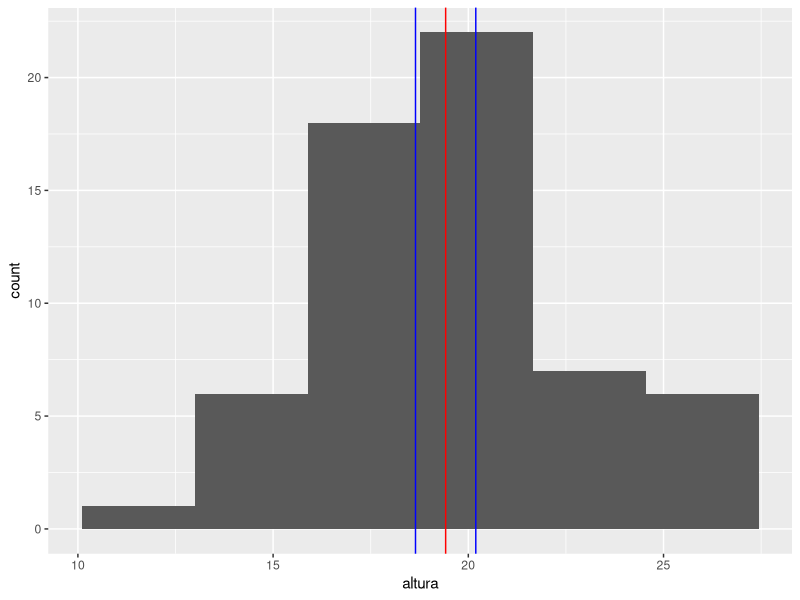

Source code (R): (Note: this script raises an error after producing the figure.)
#Considerando os dados do ex1.csv, construa um intervalo de confiança para a ariável altura, considerando 7% de 
#significância. Apresente um histograma da variável juntamente com a média e os limites

install.packages("ggplot2")
library(ggplot2)

dados1=read.csv("ex1.csv")
t.test(dados1$altura,conf.level = 0.93)
#A verdadeira média está entre 18.64731 e 20.19142 com 93% de confiança
x1 = 18.64731
x2 = 20.19142
media = mean(dados1$altura)
#ggplot(dados1,aes(altura,media))+geom_histogram(aes(y=..density..))+geom_vline(xintercept = x1:x2,col='blue')
ggplot(dados1,aes(altura))+geom_histogram(bins=6)+geom_vline(xintercept=media,col='red')+geom_vline(xintercept = c(x1,x2),col='blue')


#De 200 equipamenos recolhidos pela universidade, foi determinado quais estavam funcionand ou não. Determine
#a estimativa de equipamentos quebrados, bem como uma estimativa confiável para a verdadeira proporção
#de equipamentos quebrados da Universidade, considerando um nível de significância de 3%. Interprete os resutlados.

dados2=read.csv("ex2.csv")
table(dados2)

prop.test(107, 200, conf.level = 0.97)
#a verdadeira proporção de equipamentos quebrados na universidade está entre 0.4560724 e 0.6122653 com 97% de confiança.

#Considerando os dados do de altura do ex1.csv, verifique-se podemos afirmar se a verdadeira média é menor que 21, considerando 
#um nível de signifiância de 5%. Interprete os resutlados. Apresente o histograma com o intervalo de confiança (apenas limite 
#superior) obtido
H0 = 21
H1 < 21

t.test(dados1$altura,alternative ='less', mu=H0,conf.level=0.95) #menor que H0
# Com 95% de confiança, rejeita-se a hipótese 0
# Como o  p-value = 0.000185 (p-value < 5%), portanto a verdadeira média é menor de 21

ggplot(dados1,aes(altura))+geom_histogram(bins=6)+geom_vline(xintercept=media,col='red')+geom_vline(xintercept = 20.11,col='blue')


#Considerando os dados do ex2, verifique se podemos afirmar que a verdadeira proporção
p0 = 0.6
p0 != 0.6
prop.test(107,200,alternative ='two.side',p=p0,conf.level =0.98)
#com 98% de confiança não rejeita-se a hipotese 0
#Como o p-value = 0.0712 (p-value > 2%), portanto não pode se afirmar que a verdadeira proporção é diferente de 60%
#os limites de rejeição são de 0.4506527(45%) e 0.6174476(61%)



#Duas marcas
dados3=read.csv("ex5.csv")
table(dados3)
#H0=dados3$temperaturaA - dados3$temperaturaB = 0
#H1=dados3$temperaturaA - dados3$temperaturaB =! 0
head(dados3)
t.test(dados3$temperaturaA,dados3$temperaturaB,alternative ='two.side', conf.level =0.94)
#com 94% de confiança rejeita-se a hipotese 0
#Como o p-value = 0.005302 (p-value < 6%), portanto pode se afirmar que a média das resistências de a é diferente de b

var=c(rep("a",60),rep("b",60))
d1=data.frame(var=var,res=c(dados3$temperaturaA,dados3$temperaturaB))
ggplot(d1,aes(x=var,y=res,fill=var))+geom_boxplot()



